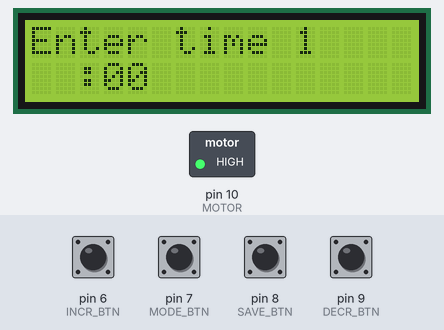
Simulated run of this sketch. Board: Arduino Uno, built with avr-gcc and run on an emulated ATmega328P. Parts: 16×2 character LCD, switched loads named in the sketch (green lamp = pin HIGH). Inputs (shaded band) come from the test bench; at power-on: pin 6 (INCR_BTN), pin 7 (MODE_BTN), pin 8 (SAVE_BTN), pin 9 (DECR_BTN) LOW. What the sketch prints to the serial monitor is not drawn.

Above: at 0.56 s.
0.9 s: pin 8 (SAVE_BTN) pulled HIGH for 0.15 s
At 1.15 s:
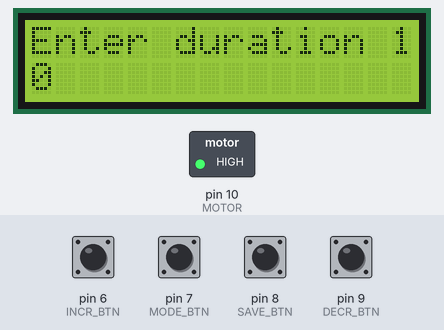
1.6 s: pin 6 (INCR_BTN) pulled HIGH for 0.15 s
At 1.75 s:
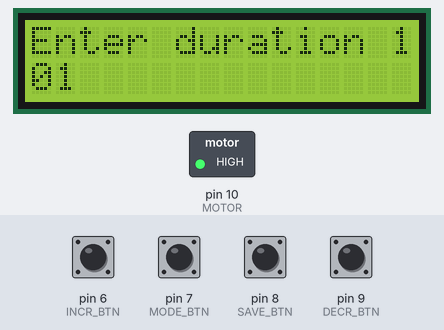
2.3 s: pin 8 (SAVE_BTN) pulled HIGH for 1 s
At 3.5 s:
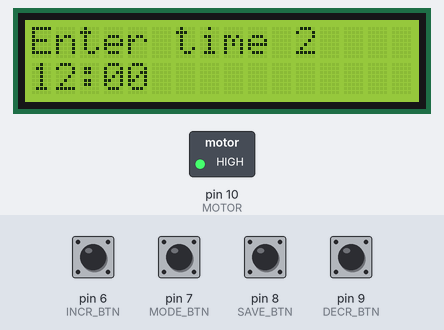
3.9 s: pin 7 (MODE_BTN) pulled HIGH for 0.15 s
At 4.35 s:
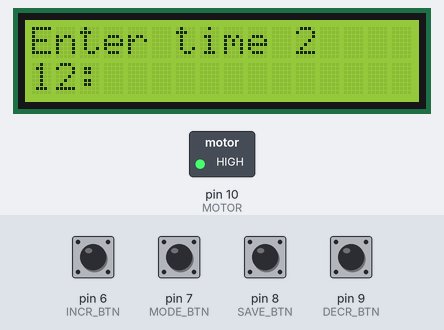
4.6 s: pin 6 (INCR_BTN) pulled HIGH for 1 s
At 6.1 s:
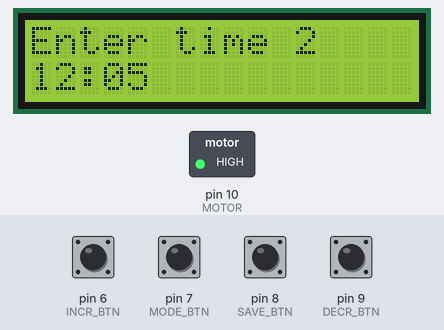
6.2 s: pin 7 (MODE_BTN) pulled HIGH for 1 s
At 7.7 s:
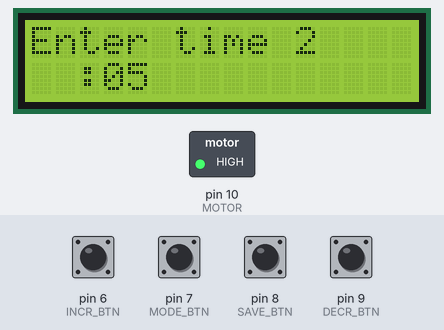
Timing chart, 0 to 8.8 s (numbered marks = the images above; inputs shaded):
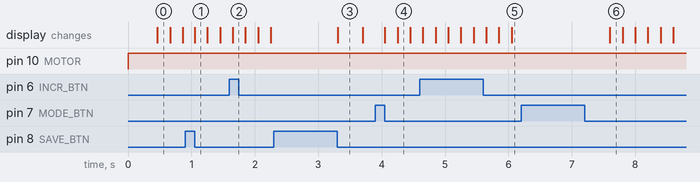

The sketch:

DeerFeeder.ino
```cpp
#include <LiquidCrystal.h>

#define DECR_BTN 9
#define INCR_BTN 6
#define MODE_BTN 7
#define SAVE_BTN 8
#define MOTOR 10

enum Function {EDIT_HR, EDIT_MIN};

struct Time {
  int hr = 12;
  int min = 0;
};

struct FeedEvent {
  Time time;
  int duration;
};

LiquidCrystal lcd(11, 12, 2, 3, 4, 5);

Function function = EDIT_HR;

FeedEvent feedEvents[2];

bool timeSaved, durationSaved;

/*************************
 *    REMOVE THIS AREA   *
 ************************/
int get_hr() {
  return 12;
}

int get_min() {
  return 0;
}
/*************************
 *    REMOVE THIS AREA   *
 ************************/

int get_hr(Time time) {
  char timeStr[16];

  unsigned long elapsedMillis = millis(), period = 200;
  int hr = time.hr, min = time.min;

  bool isVisible;
  bool incrPressed = false, decrPressed = false, modePressed = false, savePressed = false;
  bool incrPressedPrev = false, decrPressedPrev = false, modePressedPrev = false;

  lcd.setCursor(0, 1);
  sprintf(timeStr, "%02d:%02d", hr, min);
  lcd.print(timeStr);

  while (function == EDIT_HR) {
    while (millis() < elapsedMillis + period) {
      incrPressed = digitalRead(INCR_BTN);
      decrPressed = digitalRead(DECR_BTN);
      modePressed = digitalRead(MODE_BTN);
      savePressed = digitalRead(SAVE_BTN);

      if (incrPressed && incrPressed != incrPressedPrev && hr < 24) {
        hr++;
      }

      if (decrPressed && decrPressed != decrPressedPrev && hr > 0) {
        hr--;
      }

      if (modePressed && modePressed != modePressedPrev) {
        function = EDIT_MIN;
        while(digitalRead(MODE_BTN));
        break;
      }

      if (savePressed) {
        timeSaved = true;
        while (digitalRead(SAVE_BTN));
        return hr;
      }

      decrPressedPrev = decrPressed;
      incrPressedPrev = incrPressed;
      modePressedPrev = modePressed;
    }

    if (!isVisible) {
      lcd.setCursor(0, 1);
      lcd.print("  ");

      isVisible = true;
    } else {
      sprintf(timeStr, "%02d", hr);
      lcd.setCursor(0, 1);
      lcd.print(timeStr);

      isVisible = false;
    }
    elapsedMillis = millis();
  }
  return hr;
};

int get_min(Time time) {
  char timeStr[16];

  unsigned long elapsedMillis = millis(), period = 200;
  int hr = time.hr, min = time.min;

  bool isVisible;
  bool incrPressed = false, decrPressed = false, modePressed = false, savePressed = false;
  bool incrPressedPrev = false, decrPressedPrev = false, modePressedPrev = false;

  lcd.setCursor(0, 1);
  sprintf(timeStr, "%02d:%02d", hr, min);
  lcd.print(timeStr);

  while ((function == EDIT_MIN)) {
    while (millis() < elapsedMillis + period) {
      incrPressed = digitalRead(INCR_BTN);
      decrPressed = digitalRead(DECR_BTN);
      modePressed = digitalRead(MODE_BTN);
      savePressed = digitalRead(SAVE_BTN);

      if (incrPressed && incrPressed != incrPressedPrev && min < 55) {
        min += 5;
      }

      if (decrPressed && decrPressed != decrPressedPrev && min > 0) {
        min -= 5;
      }

      if (modePressed && modePressed != modePressedPrev) {
        function = EDIT_HR;
        while(digitalRead(MODE_BTN));
        break;
      }

      if (savePressed) {
        timeSaved = true;
        while (digitalRead(SAVE_BTN));
        return min;
      }

      decrPressedPrev = decrPressed;
      incrPressedPrev = incrPressed;
      modePressedPrev = modePressed;
    }

    if (!isVisible) {
      lcd.setCursor(3, 1);
      lcd.print("  ");

      isVisible = true;
    } else {
      sprintf(timeStr, "%02d", min);
      lcd.setCursor(3, 1);
      lcd.print(timeStr);

      isVisible = false;
    }
    elapsedMillis = millis();
  }
  return min;
};

int get_duration(void) {
  char durationStr[16];

  unsigned long elapsedMillis = millis(), period = 200;
  int duration = 0;

  bool isVisible;
  bool savePressed = false, incrPressed, decrPressed;
  bool incrPressedPrev, decrPressedPrev;

  lcd.setCursor(0, 1);
  lcd.print("     ");
  lcd.setCursor(0, 1);
  lcd.print(duration);
  lcd.setCursor(0, 1);

  while (!savePressed) {
    while (millis() < elapsedMillis + period) {
      savePressed = digitalRead(SAVE_BTN);
      incrPressed = digitalRead(INCR_BTN);
      decrPressed = digitalRead(DECR_BTN);

      if (incrPressed && incrPressed != incrPressedPrev) {
        duration++;
      }

      if (decrPressed && decrPressed != decrPressedPrev && duration > 0)
        duration--;

      if (savePressed) {
        while (digitalRead(SAVE_BTN));

        return duration;
      }

      incrPressedPrev = incrPressed;
      decrPressedPrev = decrPressed;
    }

    if (!isVisible) {
      lcd.setCursor(0, 1);
      lcd.print("   ");

      isVisible = true;
    } else {
      sprintf(durationStr, "%02d", duration);
      lcd.setCursor(0, 1);
      lcd.print(durationStr);

      isVisible = false;
    }
    elapsedMillis = millis();
  }
};

void setup() {
  // Initialize buttons
  pinMode(DECR_BTN, INPUT);
  pinMode(INCR_BTN, INPUT);
  pinMode(MODE_BTN, INPUT);
  pinMode(SAVE_BTN, INPUT);

  pinMode(MOTOR, OUTPUT);

  digitalWrite(MOTOR, HIGH);


  // Begin serial for debug
  Serial.begin(9600);

  // Initialize lcd
  lcd.begin(16, 2);

  // Loop through times and get input
  char prompt[20];
  int arrSize = sizeof feedEvents / sizeof feedEvents[0];

  for (int i = 0; i < arrSize; i++) {
    FeedEvent* feedEvent = &feedEvents[i];

    sprintf(prompt, "Enter time %d", (i + 1));
    Serial.println(prompt);

    lcd.setCursor(0, 0);
    lcd.print(prompt);

    while (!timeSaved) {
      if (function == EDIT_HR)
        feedEvent->time.hr = get_hr(feedEvent->time);
      else
        feedEvent->time.min = get_min(feedEvent->time);
    }

    lcd.setCursor(0, 0);
    sprintf(prompt, "Enter duration %d", (i + 1));
    lcd.print(prompt);

    feedEvent->duration = get_duration();


    function = EDIT_HR;
    timeSaved = false;

    lcd.clear();
  }

  char timeStr[16];

  lcd.setCursor(0, 0);
  sprintf(timeStr, "%02d:%02d %02d", feedEvents[0].time.hr, feedEvents[0].time.min, feedEvents[0].duration);
  lcd.print(timeStr);

  lcd.setCursor(0, 1);
  sprintf(timeStr, "%02d:%02d %02d", feedEvents[1].time.hr, feedEvents[1].time.min, feedEvents[1].duration);
  lcd.print(timeStr);

}

void loop() {

}
```

Measured:
- after the input at 0.9 s, the display: changes after 0.15 s (image 1)
- after the input at 1.6 s, the display: changes after 0.05 s (image 2)
- after the input at 2.3 s, the display: changes after 1.0 s (image 3)
- after the input at 4.6 s, the display: first differs from a run without the input after 0.25 s (image 5)
- after the input at 6.2 s, the display: changes after 1.4 s (image 6)
